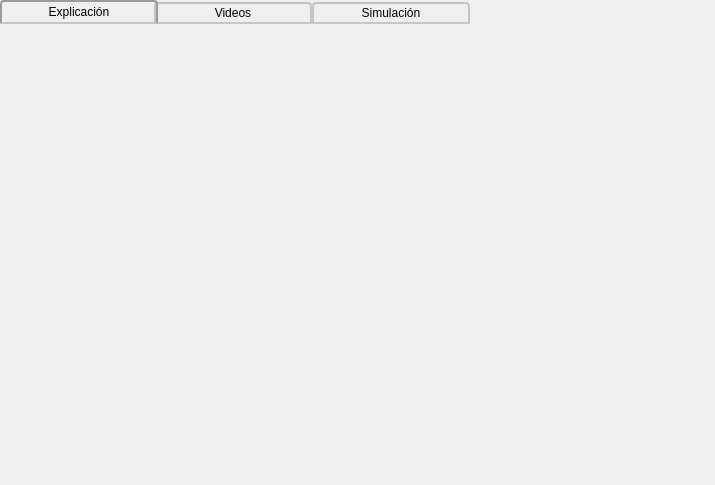
<?xml version="1.0" encoding="UTF-8"?>
<ui version="4.0">
 <class>contenidosTema</class>
 <widget class="QWidget" name="contenidosTema">
  <property name="geometry">
   <rect>
    <x>0</x>
    <y>0</y>
    <width>715</width>
    <height>485</height>
   </rect>
  </property>
  <property name="windowTitle">
   <string>contenidosTema</string>
  </property>
  <layout class="QVBoxLayout" name="verticalLayout">
   <property name="spacing">
    <number>0</number>
   </property>
   <property name="leftMargin">
    <number>0</number>
   </property>
   <property name="topMargin">
    <number>0</number>
   </property>
   <property name="rightMargin">
    <number>0</number>
   </property>
   <property name="bottomMargin">
    <number>0</number>
   </property>
   <item>
    <widget class="QTabWidget" name="tabWidget">
     <property name="styleSheet">
      <string notr="true">QTabBar::tab {
width: 150px; /* Ajusta el ancho de las pestañas según sea necesario */
}

QTabWidget::pane { /* The tab widget frame */
    border-top: 0px solid #C2C7CB;  /*Lo hace invisible*/
}

QTabWidget::tab-bar {
	alignment: center;
}

/* Style the tab using the tab sub-control. Note that
    it reads QTabBar _not_ QTabWidget */
QTabBar::tab {
    background: qlineargradient(x1: 0, y1: 0, x2: 0, y2: 1,
                                stop: 0 #E1E1E1, stop: 0.4 #DDDDDD,
                                stop: 0.5 #D8D8D8, stop: 1.0 #D3D3D3);
    border: 2px solid #C4C4C3;
    border-bottom-color: #C2C7CB; /* same as the pane color */
    border-top-left-radius: 4px;
    border-top-right-radius: 4px;
    min-width: 8ex;
    padding: 2px;
}

QTabBar::tab:selected, QTabBar::tab:hover {
    background: qlineargradient(x1: 0, y1: 0, x2: 0, y2: 1,
                                stop: 0 #fafafa, stop: 0.4 #f4f4f4,
                                stop: 0.5 #e7e7e7, stop: 1.0 #fafafa);
}

QTabBar::tab:selected {
    border-color: #9B9B9B;
    border-bottom-color: #C2C7CB; /* same as pane color */
}

QTabBar::tab:!selected {
    margin-top: 2px; /* make non-selected tabs look smaller */
}

/* make use of negative margins for overlapping tabs */
QTabBar::tab:selected {
    /* expand/overlap to the left and right by 4px */
    margin-left: -4px;
    margin-right: -4px;
}

QTabBar::tab:first:selected {
    margin-left: 0; /* the first selected tab has nothing to overlap with on the left */
}

QTabBar::tab:last:selected {
    margin-right: 0; /* the last selected tab has nothing to overlap with on the right */
}

QTabBar::tab:only-one {
    margin: 0; /* if there is only one tab, we don't want overlapping margins */
}

/****QScrollBar Vertical****/
QScrollBar:vertical {
    border: 2px solid rgb(218, 218, 218);
    background: rgb(239, 184, 16);
    width: 17px;
    margin: 22px 0 22px 0;
}
QScrollBar::handle:vertical {
    background: rgb(0, 51, 102);
    min-height: 20px;
}
QScrollBar::add-line:vertical {
    border: 2px solid rgba(173, 51, 51,255);
    background: rgb(0, 51, 102);
    height: 20px;
    subcontrol-position: bottom;
    subcontrol-origin: margin;
}

QScrollBar::sub-line:vertical {
    border: 2px solid rgba(173, 51, 51,255);
    background: rgb(0, 51, 102);
    height: 20px;
    subcontrol-position: top;
    subcontrol-origin: margin;
}
QScrollBar::up-arrow:vertical, QScrollBar::down-arrow:vertical {
    border: 2px solid rgb(239, 184, 16);
    width: 3px;
    height: 3px;
    background: rgb(218, 218, 218);
}

QScrollBar::add-page:vertical, QScrollBar::sub-page:vertical {
    background: rgb(218, 218, 218);
}


/****QScrillBar horizontal****/
QScrollBar:horizontal {
    border: 2px solid rgb(218, 218, 218);
    background: rgb(218, 218, 218);
    height: 17px;
    margin: 0px 22px 0 22px;
}        
QScrollBar::handle:horizontal {
    background: rgb(0, 51, 102);
    min-width: 20px;
}        
QScrollBar::add-line:horizontal {
    border: 2px solid rgba(173, 51, 51,255);
    background: rgb(0, 51, 102);
    width: 20px;
    subcontrol-position: right;
    subcontrol-origin: margin;
}

QScrollBar::sub-line:horizontal {
    border: 2px solid rgba(173, 51, 51,255);
    background: rgb(0, 51, 102);
    width: 20px;
    subcontrol-position: left;
    subcontrol-origin: margin;
}
QScrollBar:left-arrow:horizontal, QScrollBar::right-arrow:horizontal {
    border: 2px solid rgb(239, 184, 16);
    width: 3px;
    height: 3px;
    background: rgb(218, 218, 218);
}

QScrollBar::add-page:horizontal, QScrollBar::sub-page:horizontal {
    background: rgb(218, 218, 218);
}</string>
     </property>
     <property name="currentIndex">
      <number>0</number>
     </property>
     <widget class="QWidget" name="tab">
      <property name="styleSheet">
       <string notr="true">background-color:None;</string>
      </property>
      <attribute name="title">
       <string>Explicación</string>
      </attribute>
      <layout class="QVBoxLayout" name="verticalLayout_2">
       <property name="spacing">
        <number>0</number>
       </property>
       <property name="leftMargin">
        <number>0</number>
       </property>
       <property name="topMargin">
        <number>0</number>
       </property>
       <property name="rightMargin">
        <number>0</number>
       </property>
       <property name="bottomMargin">
        <number>0</number>
       </property>
       <item>
        <widget class="PdfView" name="pdfView" native="true"/>
       </item>
      </layout>
     </widget>
     <widget class="QWidget" name="tab_2">
      <attribute name="title">
       <string>Videos</string>
      </attribute>
      <layout class="QVBoxLayout" name="verticalLayout_3">
       <property name="spacing">
        <number>0</number>
       </property>
       <property name="leftMargin">
        <number>0</number>
       </property>
       <property name="topMargin">
        <number>0</number>
       </property>
       <item>
        <widget class="QFrame" name="frameVideo">
         <property name="frameShape">
          <enum>QFrame::StyledPanel</enum>
         </property>
         <property name="frameShadow">
          <enum>QFrame::Raised</enum>
         </property>
        </widget>
       </item>
      </layout>
     </widget>
     <widget class="QWidget" name="tab_3">
      <attribute name="title">
       <string>Simulación</string>
      </attribute>
      <layout class="QVBoxLayout" name="simLayout">
       <property name="spacing">
        <number>0</number>
       </property>
       <property name="leftMargin">
        <number>0</number>
       </property>
       <property name="topMargin">
        <number>0</number>
       </property>
       <property name="rightMargin">
        <number>0</number>
       </property>
       <property name="bottomMargin">
        <number>0</number>
       </property>
      </layout>
     </widget>
    </widget>
   </item>
  </layout>
 </widget>
 <customwidgets>
  <customwidget>
   <class>PdfView</class>
   <extends>QWidget</extends>
   <header>clases.PdfView</header>
   <container>1</container>
  </customwidget>
 </customwidgets>
 <resources/>
 <connections/>
</ui>
